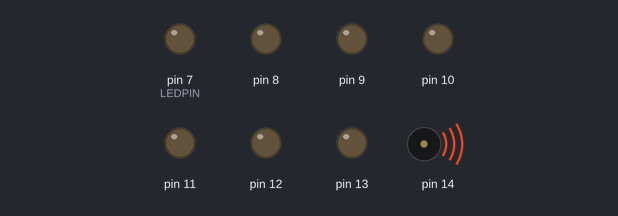
This sketch was run on a simulated Arduino Uno, built with avr-gcc and run on an emulated ATmega328P. Parts: output pins drawn as LEDs (lit = HIGH), buzzer (waves = sounding).

Above: at 0.18 s.
At 15.47 s:
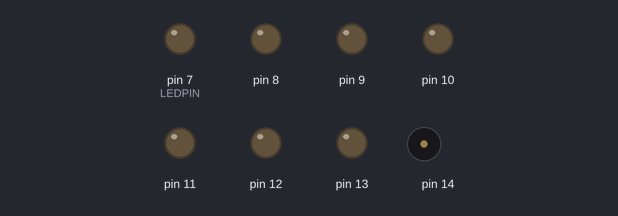
Timing chart, 0 to 20.9 s (numbered marks = the images above):
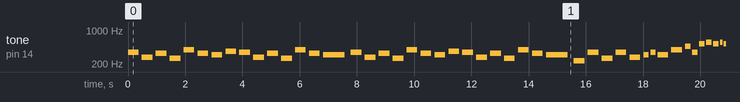

The sketch:

japanino-touhou.ino
```cpp
// Japanino Touhou by hiromichinomata
// based on Japanino POV by Musashinodenpa, doremi by Tom Igoe

#include "pitches.h"

#define LEDPIN 7     // どのピンからLEDをつなぐか
#define SWPIN 6      // スイッチをつなぐピン

// 音程
int melody[] = {
 NOTE_F4, NOTE_DF4, NOTE_E4, NOTE_C4, NOTE_G4, NOTE_E4, NOTE_EF4, NOTE_GF4,
 NOTE_F4, NOTE_DF4, NOTE_E4, NOTE_C4, NOTE_G4, NOTE_E4, NOTE_EF4,
 NOTE_F4, NOTE_DF4, NOTE_E4, NOTE_C4, NOTE_G4, NOTE_E4, NOTE_EF4, NOTE_GF4,
 NOTE_F4, NOTE_DF4, NOTE_E4, NOTE_C4, NOTE_G4, NOTE_E4, NOTE_EF4,
 NOTE_BF3, NOTE_F4, NOTE_C4, NOTE_F4, NOTE_DF4, NOTE_EF4, NOTE_F4, NOTE_EF4, NOTE_G4,
 NOTE_BF4, NOTE_F4, NOTE_C5, NOTE_DF5, NOTE_C5, NOTE_DF5, NOTE_C5, NOTE_BF4, NOTE_AF4,
 NOTE_F4, NOTE_AF4, NOTE_EF4, NOTE_F4, NOTE_DF4,
 NOTE_BF3, NOTE_F4, NOTE_C4, NOTE_F4, NOTE_DF4, NOTE_EF4, NOTE_F4, NOTE_EF4, NOTE_G4,
 NOTE_BF4, NOTE_F4, NOTE_C5, NOTE_DF5, NOTE_C5, NOTE_DF5, NOTE_C5, NOTE_BF4, NOTE_AF4,
 NOTE_BF4
};

// 音の長さ 4→四分音符、8→八分音符）
int noteDurations[] = {
 4,4,4,4,4,4,4,4,
 4,4,4,4,4,4,2, // 15
 4,4,4,4,4,4,4,4,
 4,4,4,4,4,4,2, // 15
 4,4,4,4,4,8,8,4,4,
 8,8,8,8,8,16,16,8,8,
 8,8,8,8,2, // 23
 4,4,4,4,4,8,8,4,4,
 8,8,8,8,8,16,16,8,8,
 1 // 19
};

// ビットマップ(画像)を定義
byte bitmap[] = {
0b00000001,
0b00000010,
0b00000101,
0b00000010,
0b00001101,
0b00000010,
0b00011101,
0b00000010,
0b00111101,
0b00000010,
0b00000101,
0b00000010,
0b00011101,
0b00000010,
0b00001101,
0b00000010,
0b00000101,
0b00000010,
0b00000001,
0b10000000   // 最後の行は0b10000000(つまり目印)
};


unsigned char pos = 0;  // 現在のビットマップ中の位置
unsigned char i = 0;


void setup() {
// LEDが接続されたピンを出力に設定します
for(char pin = LEDPIN; pin < LEDPIN + 7; pin++) {
  pinMode(pin, OUTPUT);
}
pinMode(SWPIN, INPUT);      // スイッチのピンを入力に
digitalWrite(SWPIN, HIGH);  // 内蔵プルアップ有効
}

void loop() {
 // メロディの音程を順番に奏でる。
 for (int thisNote = 0; thisNote < 72; thisNote++) {
   // 音の長さを計算する。
   // 1秒＝1000を、音の長さの数値で割る。
   // 四分音符なら1000/4、八分音符なら1000/8
   int noteDuration = 1500/noteDurations[thisNote];
   tone(14, melody[thisNote], noteDuration);

   // 音と音の間に無音の時間を設ける。
   // 音の長さの30%増しくらいがちょうどいい。
   int pauseBetweenNotes = noteDuration * 1.30;
   delay(pauseBetweenNotes);
 }
 delay(1000);  // メロディが終わったら1秒待って繰り返す。
}

//void loop() {
//
//if(digitalRead(SWPIN) == LOW) {  // スイッチがオンならば1回描画
//
//  delay(6);  // すぐ始めると詰まって見えるのでちょっと待つ
//  pos = 0;
//
//  while(bitmap[++pos] != 0b10000000) {  // ビットマップの端まで繰り返し
//    for(i = 0; i < 7; i++) {  // ビットマップの高さの分だけ繰り返し
//      // ビットマップデータから1ビットを取り出してピンの状態に反映
//      digitalWrite(LEDPIN + 6 - i, (bitmap[pos] >> i) & 0b00000001);
//    }
//    delay(1);  // LEDが光っている時間
//  }
//
//  for(i = LEDPIN; i < LEDPIN + 7; i++) {  // 全ドット、消灯
//    digitalWrite(i, LOW);
//  }
// }
//}
```

pitches.h
```cpp
/*************************************************
 * Public Constants
 *************************************************/

#define NOTE_B0  31
#define NOTE_C1  33
#define NOTE_CS1 35
#define NOTE_D1  37
#define NOTE_DS1 39
#define NOTE_E1  41
#define NOTE_F1  44
#define NOTE_FS1 46
#define NOTE_G1  49
#define NOTE_GS1 52
#define NOTE_A1  55
#define NOTE_AS1 58
#define NOTE_B1  62
#define NOTE_C2  65
#define NOTE_CS2 69
#define NOTE_D2  73
#define NOTE_DS2 78
#define NOTE_E2  82
#define NOTE_F2  87
#define NOTE_FS2 93
#define NOTE_G2  98
#define NOTE_GS2 104
#define NOTE_A2  110
#define NOTE_AS2 117
#define NOTE_B2  123
#define NOTE_C3  131
#define NOTE_CS3 139
#define NOTE_D3  147
#define NOTE_DS3 156
#define NOTE_E3  165
#define NOTE_F3  175
#define NOTE_FS3 185
#define NOTE_GF3 185
#define NOTE_G3  196
#define NOTE_GS3 208
#define NOTE_AF3 208
#define NOTE_A3  220
#define NOTE_AS3 233
#define NOTE_BF3 233
#define NOTE_B3  247
#define NOTE_C4  262
#define NOTE_CS4 277
#define NOTE_DF4 277
#define NOTE_D4  294
#define NOTE_DS4 311
#define NOTE_EF4 311
#define NOTE_E4  330
#define NOTE_F4  349
#define NOTE_FS4 370
#define NOTE_GF4 370
#define NOTE_G4  392
#define NOTE_GS4 415
#define NOTE_AF4 415
#define NOTE_A4  440
#define NOTE_AS4 466
#define NOTE_BF4 466
#define NOTE_B4  494
#define NOTE_C5  523
#define NOTE_CS5 554
#define NOTE_DF5 554
#define NOTE_D5  587
#define NOTE_DS5 622
#define NOTE_E5  659
#define NOTE_F5  698
#define NOTE_FS5 740
#define NOTE_G5  784
#define NOTE_GS5 831
#define NOTE_A5  880
#define NOTE_AS5 932
#define NOTE_B5  988
#define NOTE_C6  1047
#define NOTE_CS6 1109
#define NOTE_D6  1175
#define NOTE_DS6 1245
#define NOTE_E6  1319
#define NOTE_F6  1397
#define NOTE_FS6 1480
#define NOTE_G6  1568
#define NOTE_GS6 1661
#define NOTE_A6  1760
#define NOTE_AS6 1865
#define NOTE_B6  1976
#define NOTE_C7  2093
#define NOTE_CS7 2217
#define NOTE_D7  2349
#define NOTE_DS7 2489
#define NOTE_E7  2637
#define NOTE_F7  2794
#define NOTE_FS7 2960
#define NOTE_G7  3136
#define NOTE_GS7 3322
#define NOTE_A7  3520
#define NOTE_AS7 3729
#define NOTE_B7  3951
#define NOTE_C8  4186
#define NOTE_CS8 4435
#define NOTE_D8  4699
#define NOTE_DS8 4978
```

Measured:
- by itself, tone on pin 14: plays 349 Hz for 0.38 s, 277 Hz for 0.38 s, 330 Hz for 0.38 s, 262 Hz for 0.38 s, 392 Hz for 0.38 s, 330 Hz for 0.38 s … (291 notes in this stretch)
